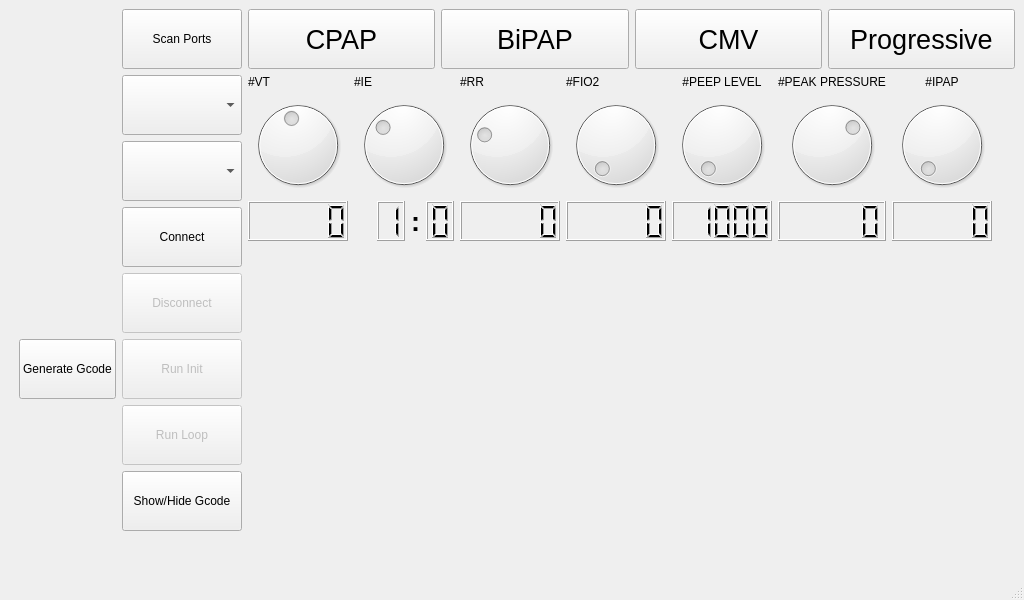
<?xml version="1.0" encoding="UTF-8"?>
<ui version="4.0">
 <class>MainWindow</class>
 <widget class="QMainWindow" name="MainWindow">
  <property name="geometry">
   <rect>
    <x>0</x>
    <y>0</y>
    <width>1024</width>
    <height>600</height>
   </rect>
  </property>
  <property name="windowTitle">
   <string>MainWindow</string>
  </property>
  <widget class="QWidget" name="centralwidget">
   <layout class="QGridLayout" name="gridLayout">
    <item row="0" column="0">
     <layout class="QHBoxLayout" name="horizontalLayout">
      <item>
       <layout class="QVBoxLayout" name="verticalLayout">
        <item>
         <layout class="QGridLayout" name="gridLayout_2">
          <property name="leftMargin">
           <number>10</number>
          </property>
          <item row="2" column="1">
           <widget class="QComboBox" name="monitoringPort">
            <property name="minimumSize">
             <size>
              <width>0</width>
              <height>60</height>
             </size>
            </property>
           </widget>
          </item>
          <item row="0" column="1">
           <widget class="QPushButton" name="scanPorts">
            <property name="minimumSize">
             <size>
              <width>120</width>
              <height>60</height>
             </size>
            </property>
            <property name="text">
             <string>Scan Ports</string>
            </property>
           </widget>
          </item>
          <item row="6" column="0">
           <widget class="QPushButton" name="gengcode">
            <property name="minimumSize">
             <size>
              <width>0</width>
              <height>60</height>
             </size>
            </property>
            <property name="text">
             <string>Generate Gcode</string>
            </property>
           </widget>
          </item>
          <item row="1" column="1">
           <widget class="QComboBox" name="portsList">
            <property name="minimumSize">
             <size>
              <width>0</width>
              <height>60</height>
             </size>
            </property>
           </widget>
          </item>
          <item row="7" column="1">
           <widget class="QPushButton" name="runloop">
            <property name="enabled">
             <bool>false</bool>
            </property>
            <property name="minimumSize">
             <size>
              <width>0</width>
              <height>60</height>
             </size>
            </property>
            <property name="text">
             <string>Run Loop</string>
            </property>
           </widget>
          </item>
          <item row="3" column="1">
           <widget class="QPushButton" name="connect">
            <property name="minimumSize">
             <size>
              <width>0</width>
              <height>60</height>
             </size>
            </property>
            <property name="text">
             <string>Connect</string>
            </property>
           </widget>
          </item>
          <item row="6" column="1">
           <widget class="QPushButton" name="btninit">
            <property name="enabled">
             <bool>false</bool>
            </property>
            <property name="minimumSize">
             <size>
              <width>0</width>
              <height>60</height>
             </size>
            </property>
            <property name="text">
             <string>Run Init</string>
            </property>
           </widget>
          </item>
          <item row="4" column="1">
           <widget class="QPushButton" name="disconnect">
            <property name="enabled">
             <bool>false</bool>
            </property>
            <property name="minimumSize">
             <size>
              <width>0</width>
              <height>60</height>
             </size>
            </property>
            <property name="text">
             <string>Disconnect</string>
            </property>
           </widget>
          </item>
          <item row="8" column="1">
           <widget class="QPushButton" name="gcodeshow">
            <property name="enabled">
             <bool>true</bool>
            </property>
            <property name="minimumSize">
             <size>
              <width>0</width>
              <height>60</height>
             </size>
            </property>
            <property name="text">
             <string>Show/Hide Gcode</string>
            </property>
           </widget>
          </item>
         </layout>
        </item>
        <item>
         <spacer name="verticalSpacer_2">
          <property name="orientation">
           <enum>Qt::Vertical</enum>
          </property>
          <property name="sizeHint" stdset="0">
           <size>
            <width>20</width>
            <height>40</height>
           </size>
          </property>
         </spacer>
        </item>
       </layout>
      </item>
      <item>
       <layout class="QVBoxLayout" name="verticalLayout_2">
        <item>
         <layout class="QHBoxLayout" name="horizontalLayoutModes">
          <item>
           <widget class="QPushButton" name="btnCPAP">
            <property name="minimumSize">
             <size>
              <width>0</width>
              <height>60</height>
             </size>
            </property>
            <property name="font">
             <font>
              <pointsize>20</pointsize>
             </font>
            </property>
            <property name="autoFillBackground">
             <bool>true</bool>
            </property>
            <property name="text">
             <string>CPAP</string>
            </property>
            <property name="checkable">
             <bool>true</bool>
            </property>
           </widget>
          </item>
          <item>
           <widget class="QPushButton" name="btnBiPAP">
            <property name="minimumSize">
             <size>
              <width>0</width>
              <height>60</height>
             </size>
            </property>
            <property name="font">
             <font>
              <pointsize>20</pointsize>
             </font>
            </property>
            <property name="text">
             <string>BiPAP</string>
            </property>
           </widget>
          </item>
          <item>
           <widget class="QPushButton" name="btnPROG">
            <property name="minimumSize">
             <size>
              <width>0</width>
              <height>60</height>
             </size>
            </property>
            <property name="font">
             <font>
              <pointsize>20</pointsize>
             </font>
            </property>
            <property name="text">
             <string>CMV</string>
            </property>
           </widget>
          </item>
          <item>
           <widget class="QPushButton" name="btnCMV">
            <property name="minimumSize">
             <size>
              <width>0</width>
              <height>60</height>
             </size>
            </property>
            <property name="font">
             <font>
              <pointsize>20</pointsize>
             </font>
            </property>
            <property name="text">
             <string>Progressive</string>
            </property>
           </widget>
          </item>
         </layout>
        </item>
        <item>
         <layout class="QHBoxLayout" name="horizontalLayoutSettings">
          <item>
           <layout class="QVBoxLayout" name="verticalLayout_6">
            <property name="leftMargin">
             <number>0</number>
            </property>
            <item>
             <widget class="QLabel" name="label_13">
              <property name="text">
               <string>#VT</string>
              </property>
             </widget>
            </item>
            <item>
             <widget class="QDial" name="vtdial">
              <property name="minimumSize">
               <size>
                <width>100</width>
                <height>100</height>
               </size>
              </property>
              <property name="minimum">
               <number>250</number>
              </property>
              <property name="maximum">
               <number>800</number>
              </property>
              <property name="value">
               <number>500</number>
              </property>
             </widget>
            </item>
            <item>
             <layout class="QHBoxLayout" name="horizontalLayout_2">
              <property name="topMargin">
               <number>0</number>
              </property>
              <item>
               <widget class="QLCDNumber" name="vtlcd">
                <property name="minimumSize">
                 <size>
                  <width>0</width>
                  <height>40</height>
                 </size>
                </property>
               </widget>
              </item>
             </layout>
            </item>
            <item>
             <spacer name="verticalSpacer_7">
              <property name="orientation">
               <enum>Qt::Vertical</enum>
              </property>
              <property name="sizeHint" stdset="0">
               <size>
                <width>20</width>
                <height>40</height>
               </size>
              </property>
             </spacer>
            </item>
           </layout>
          </item>
          <item>
           <layout class="QVBoxLayout" name="verticalLayout_8">
            <property name="leftMargin">
             <number>0</number>
            </property>
            <item>
             <widget class="QLabel" name="label_15">
              <property name="text">
               <string>#IE</string>
              </property>
             </widget>
            </item>
            <item>
             <widget class="QDial" name="iedial">
              <property name="minimumSize">
               <size>
                <width>100</width>
                <height>100</height>
               </size>
              </property>
              <property name="minimum">
               <number>1</number>
              </property>
              <property name="maximum">
               <number>4</number>
              </property>
              <property name="value">
               <number>2</number>
              </property>
             </widget>
            </item>
            <item>
             <layout class="QHBoxLayout" name="horizontalLayout_3">
              <property name="topMargin">
               <number>0</number>
              </property>
              <item>
               <spacer name="horizontalSpacer_3">
                <property name="orientation">
                 <enum>Qt::Horizontal</enum>
                </property>
                <property name="sizeHint" stdset="0">
                 <size>
                  <width>40</width>
                  <height>20</height>
                 </size>
                </property>
               </spacer>
              </item>
              <item>
               <widget class="QLCDNumber" name="lcdNumber">
                <property name="minimumSize">
                 <size>
                  <width>0</width>
                  <height>40</height>
                 </size>
                </property>
                <property name="digitCount">
                 <number>1</number>
                </property>
                <property name="value" stdset="0">
                 <double>1.000000000000000</double>
                </property>
               </widget>
              </item>
              <item>
               <widget class="QLabel" name="label_17">
                <property name="font">
                 <font>
                  <pointsize>20</pointsize>
                  <weight>75</weight>
                  <bold>true</bold>
                 </font>
                </property>
                <property name="text">
                 <string>:</string>
                </property>
               </widget>
              </item>
              <item>
               <widget class="QLCDNumber" name="ielcd">
                <property name="minimumSize">
                 <size>
                  <width>0</width>
                  <height>40</height>
                 </size>
                </property>
                <property name="digitCount">
                 <number>1</number>
                </property>
               </widget>
              </item>
             </layout>
            </item>
            <item>
             <spacer name="verticalSpacer_9">
              <property name="orientation">
               <enum>Qt::Vertical</enum>
              </property>
              <property name="sizeHint" stdset="0">
               <size>
                <width>20</width>
                <height>40</height>
               </size>
              </property>
             </spacer>
            </item>
           </layout>
          </item>
          <item>
           <layout class="QVBoxLayout" name="verticalLayout_7">
            <property name="leftMargin">
             <number>0</number>
            </property>
            <item>
             <widget class="QLabel" name="label_14">
              <property name="text">
               <string>#RR</string>
              </property>
             </widget>
            </item>
            <item>
             <widget class="QDial" name="rrdial">
              <property name="minimumSize">
               <size>
                <width>100</width>
                <height>100</height>
               </size>
              </property>
              <property name="minimum">
               <number>8</number>
              </property>
              <property name="maximum">
               <number>30</number>
              </property>
              <property name="value">
               <number>14</number>
              </property>
             </widget>
            </item>
            <item>
             <widget class="QLCDNumber" name="rrlcd">
              <property name="minimumSize">
               <size>
                <width>0</width>
                <height>40</height>
               </size>
              </property>
             </widget>
            </item>
            <item>
             <spacer name="verticalSpacer_8">
              <property name="orientation">
               <enum>Qt::Vertical</enum>
              </property>
              <property name="sizeHint" stdset="0">
               <size>
                <width>20</width>
                <height>40</height>
               </size>
              </property>
             </spacer>
            </item>
           </layout>
          </item>
          <item>
           <layout class="QVBoxLayout" name="verticalLayout_9">
            <property name="leftMargin">
             <number>0</number>
            </property>
            <item>
             <widget class="QLabel" name="label_16">
              <property name="text">
               <string>#FIO2</string>
              </property>
             </widget>
            </item>
            <item>
             <widget class="QDial" name="fiodial">
              <property name="minimumSize">
               <size>
                <width>100</width>
                <height>100</height>
               </size>
              </property>
              <property name="minimum">
               <number>21</number>
              </property>
              <property name="maximum">
               <number>80</number>
              </property>
             </widget>
            </item>
            <item>
             <widget class="QLCDNumber" name="fiolcd">
              <property name="minimumSize">
               <size>
                <width>0</width>
                <height>40</height>
               </size>
              </property>
             </widget>
            </item>
            <item>
             <spacer name="verticalSpacer_10">
              <property name="orientation">
               <enum>Qt::Vertical</enum>
              </property>
              <property name="sizeHint" stdset="0">
               <size>
                <width>20</width>
                <height>40</height>
               </size>
              </property>
             </spacer>
            </item>
           </layout>
          </item>
          <item>
           <layout class="QVBoxLayout" name="verticalLayout_3">
            <property name="leftMargin">
             <number>0</number>
            </property>
            <property name="topMargin">
             <number>0</number>
            </property>
            <item>
             <widget class="QLabel" name="label_8">
              <property name="layoutDirection">
               <enum>Qt::LeftToRight</enum>
              </property>
              <property name="frameShape">
               <enum>QFrame::NoFrame</enum>
              </property>
              <property name="frameShadow">
               <enum>QFrame::Plain</enum>
              </property>
              <property name="lineWidth">
               <number>8</number>
              </property>
              <property name="midLineWidth">
               <number>8</number>
              </property>
              <property name="text">
               <string>#PEEP LEVEL</string>
              </property>
              <property name="textFormat">
               <enum>Qt::AutoText</enum>
              </property>
              <property name="scaledContents">
               <bool>false</bool>
              </property>
              <property name="alignment">
               <set>Qt::AlignCenter</set>
              </property>
             </widget>
            </item>
            <item>
             <widget class="QDial" name="peepdial">
              <property name="minimumSize">
               <size>
                <width>100</width>
                <height>100</height>
               </size>
              </property>
              <property name="minimum">
               <number>5</number>
              </property>
              <property name="maximum">
               <number>30</number>
              </property>
             </widget>
            </item>
            <item>
             <widget class="QLCDNumber" name="peeplcd">
              <property name="minimumSize">
               <size>
                <width>0</width>
                <height>40</height>
               </size>
              </property>
              <property name="font">
               <font>
                <pointsize>12</pointsize>
                <weight>50</weight>
                <bold>false</bold>
               </font>
              </property>
              <property name="segmentStyle">
               <enum>QLCDNumber::Filled</enum>
              </property>
              <property name="value" stdset="0">
               <double>1000.000000000000000</double>
              </property>
             </widget>
            </item>
            <item>
             <spacer name="verticalSpacer_4">
              <property name="orientation">
               <enum>Qt::Vertical</enum>
              </property>
              <property name="sizeHint" stdset="0">
               <size>
                <width>20</width>
                <height>40</height>
               </size>
              </property>
             </spacer>
            </item>
           </layout>
          </item>
          <item>
           <layout class="QVBoxLayout" name="verticalLayout_4">
            <property name="leftMargin">
             <number>0</number>
            </property>
            <item>
             <widget class="QLabel" name="label_9">
              <property name="text">
               <string>#PEAK PRESSURE</string>
              </property>
              <property name="alignment">
               <set>Qt::AlignCenter</set>
              </property>
             </widget>
            </item>
            <item>
             <widget class="QDial" name="peakdial">
              <property name="minimumSize">
               <size>
                <width>100</width>
                <height>100</height>
               </size>
              </property>
              <property name="minimum">
               <number>5</number>
              </property>
              <property name="maximum">
               <number>35</number>
              </property>
              <property name="value">
               <number>25</number>
              </property>
             </widget>
            </item>
            <item>
             <widget class="QLCDNumber" name="peaklcd">
              <property name="minimumSize">
               <size>
                <width>0</width>
                <height>40</height>
               </size>
              </property>
             </widget>
            </item>
            <item>
             <spacer name="verticalSpacer_5">
              <property name="orientation">
               <enum>Qt::Vertical</enum>
              </property>
              <property name="sizeHint" stdset="0">
               <size>
                <width>20</width>
                <height>40</height>
               </size>
              </property>
             </spacer>
            </item>
           </layout>
          </item>
          <item>
           <layout class="QVBoxLayout" name="verticalLayout_5">
            <property name="leftMargin">
             <number>0</number>
            </property>
            <item>
             <widget class="QLabel" name="labelipap">
              <property name="text">
               <string>#IPAP</string>
              </property>
              <property name="alignment">
               <set>Qt::AlignCenter</set>
              </property>
             </widget>
            </item>
            <item>
             <widget class="QDial" name="ipapdial">
              <property name="minimumSize">
               <size>
                <width>100</width>
                <height>100</height>
               </size>
              </property>
              <property name="minimum">
               <number>5</number>
              </property>
              <property name="maximum">
               <number>30</number>
              </property>
             </widget>
            </item>
            <item>
             <widget class="QLCDNumber" name="ipaplcd">
              <property name="minimumSize">
               <size>
                <width>0</width>
                <height>40</height>
               </size>
              </property>
             </widget>
            </item>
            <item>
             <spacer name="verticalSpacer_6">
              <property name="orientation">
               <enum>Qt::Vertical</enum>
              </property>
              <property name="sizeHint" stdset="0">
               <size>
                <width>20</width>
                <height>40</height>
               </size>
              </property>
             </spacer>
            </item>
           </layout>
          </item>
          <item>
           <spacer name="horizontalSpacer_2">
            <property name="orientation">
             <enum>Qt::Horizontal</enum>
            </property>
            <property name="sizeHint" stdset="0">
             <size>
              <width>40</width>
              <height>20</height>
             </size>
            </property>
           </spacer>
          </item>
         </layout>
        </item>
        <item>
         <spacer name="horizontalSpacer">
          <property name="orientation">
           <enum>Qt::Horizontal</enum>
          </property>
          <property name="sizeHint" stdset="0">
           <size>
            <width>40</width>
            <height>20</height>
           </size>
          </property>
         </spacer>
        </item>
       </layout>
      </item>
     </layout>
    </item>
   </layout>
  </widget>
  <widget class="QStatusBar" name="statusbar"/>
 </widget>
 <resources/>
 <connections/>
</ui>
